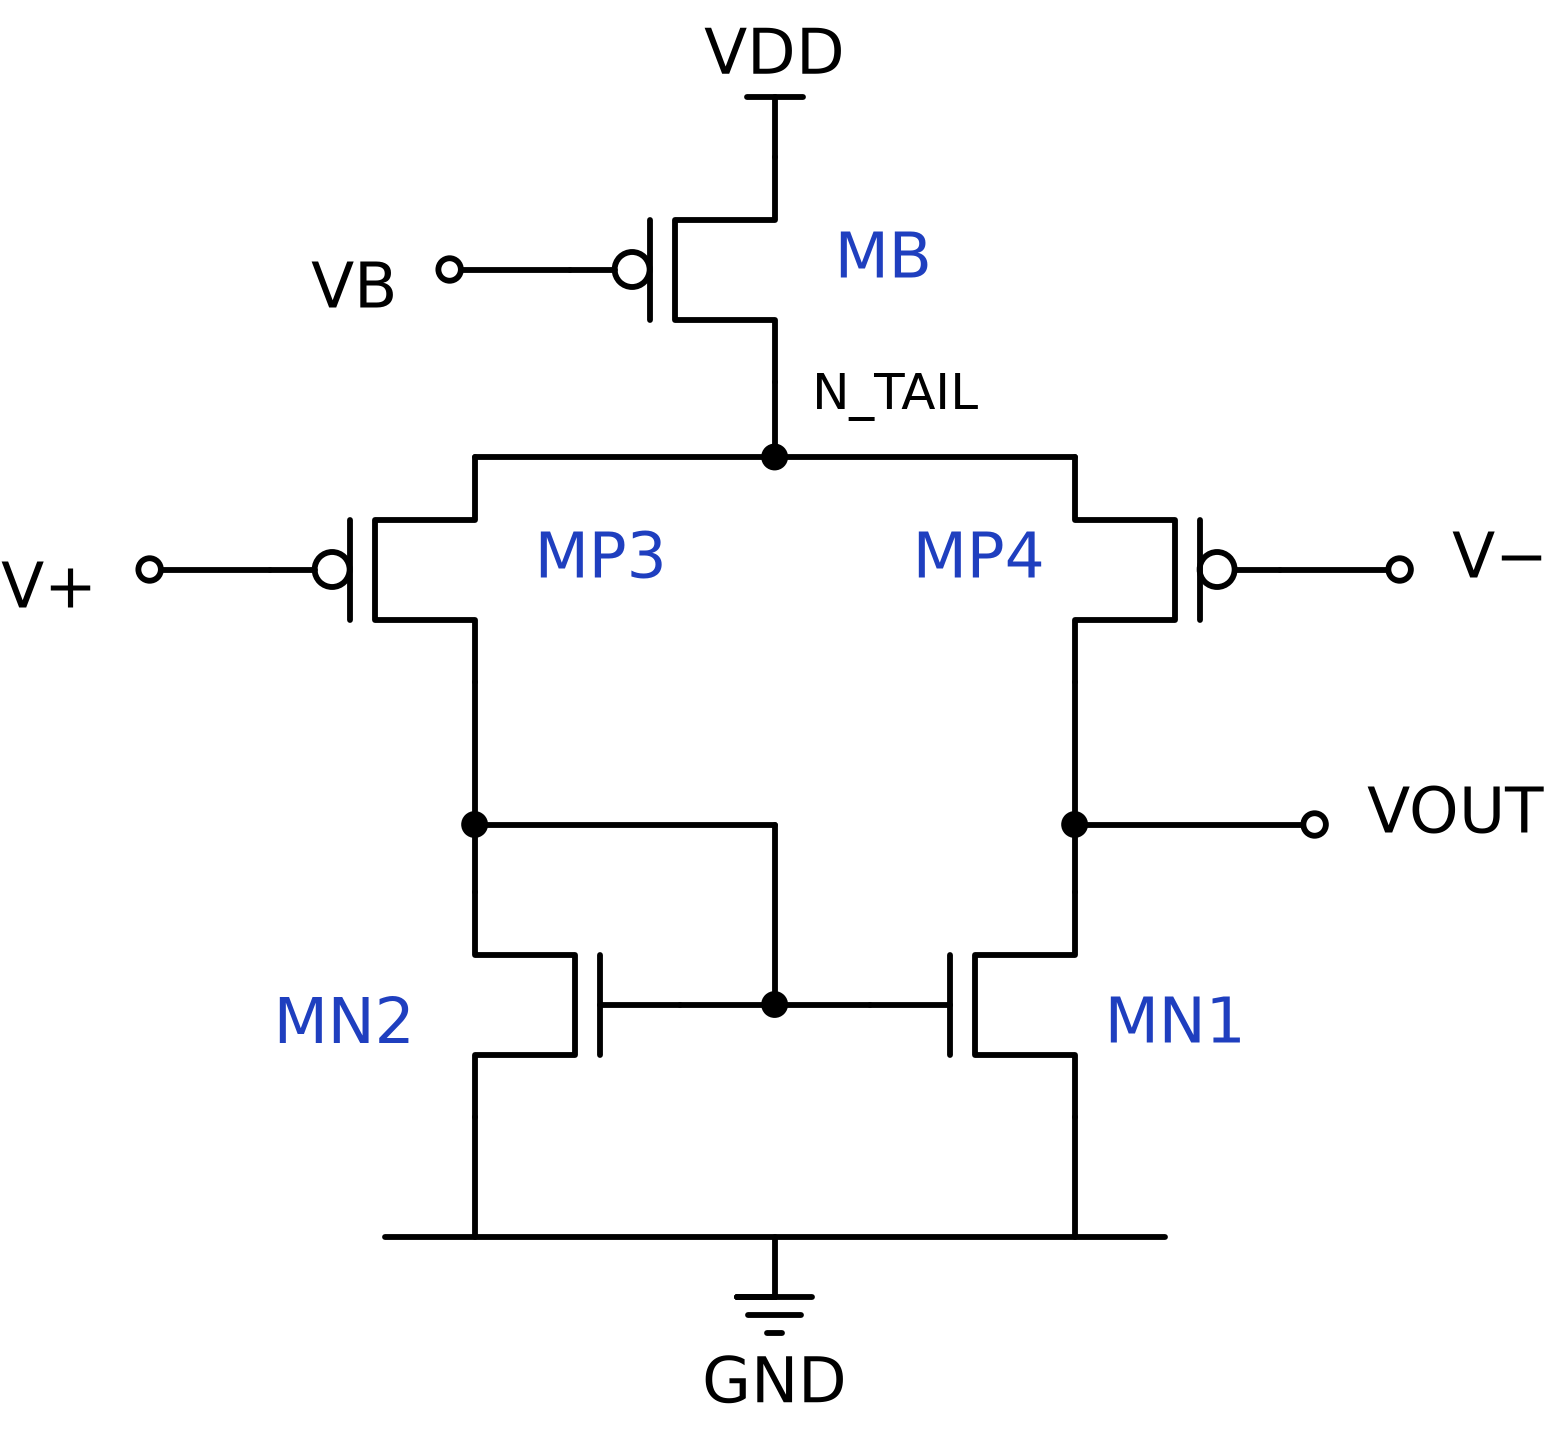

Write the Python code that produced this figure.
"""圖 誤差放大器與補償網路（依 hspice/sub_system.net 的 .SUBCKT EA 繪製）。
Run: python diagram/report/fig2_8_ea.py
"""
from pathlib import Path
import sys
sys.path.insert(0, str(Path(__file__).resolve().parent))
from _style import Sch, elm

OUT = Path(__file__).resolve().parent
s = Sch(); A, P, W = s.A, s.P, s.wire
YV, YG = 10.0, 2.8
XL, XC, XR = 2.0, 4.0, 6.0

# tail current source MB (gate VB)
mb = A(elm.PFet(bulk=False).right().reverse().anchor('source').at((XC, YV)))
s.lab((XC + 0.3, P(mb, 'gate')[1]), 'MB')
gb = P(mb, 'gate'); W(gb, (gb[0] - 0.8, gb[1])); s.port((gb[0] - 0.8, gb[1]), 'VB', 'left')
YT = P(mb, 'drain')[1] - 0.5
W(P(mb, 'drain'), (XC, YT)); s.dot((XC, YT))
W((XL, YT), (XR, YT))
s.lab((XC + 0.15, YT + 0.3), 'N_TAIL', color='black', fs=12)

# PMOS input pair
mp3 = A(elm.PFet(bulk=False).right().reverse().anchor('source').at((XL, YT)))
mp4 = A(elm.PFet(bulk=False).right().anchor('source').at((XR, YT)))
g3, g4 = P(mp3, 'gate'), P(mp4, 'gate')
W(g3, (g3[0] - 0.8, g3[1])); s.port((g3[0] - 0.8, g3[1]), 'V+', 'left')
W(g4, (g4[0] + 0.8, g4[1])); s.port((g4[0] + 0.8, g4[1]), 'V−', 'right')
s.lab((XL + 0.3, g3[1]), 'MP3'); s.lab((XR - 0.3, g4[1]), 'MP4', 'right')

# NMOS current-mirror load
YN = P(mp3, 'drain')[1] - 1.4
W(P(mp3, 'drain'), (XL, YN)); W(P(mp4, 'drain'), (XR, YN))
mn2 = A(elm.NFet(bulk=False).right().anchor('drain').at((XL, YN)))      # gate right (diode)
mn1 = A(elm.NFet(bulk=False).right().reverse().anchor('drain').at((XR, YN)))
W(P(mn2, 'gate'), P(mn1, 'gate'))
xm = (P(mn2, 'gate')[0] + P(mn1, 'gate')[0]) / 2
s.dot((xm, P(mn2, 'gate')[1]))
W((xm, P(mn2, 'gate')[1]), (xm, YN + 0.45), (XL, YN + 0.45)); s.dot((XL, YN + 0.45))
s.lab((XL - 0.3, P(mn2, 'gate')[1]), 'MN2', 'right'); s.lab((XR + 0.3, P(mn1, 'gate')[1]), 'MN1')
W(P(mn2, 'source'), (XL, YG)); W(P(mn1, 'source'), (XR, YG))

# output node
YO = YN + 0.45
s.dot((XR, YO))
XO = XR + 1.6
W((XR, YO), (XO, YO)); s.port((XO, YO), 'VOUT', 'right')

s.vdd((XC, YV)); W((XC, YV), (XC, YV))
W((XL - 0.6, YG), (XR + 0.6, YG)); s.gnd(((XL + XR) / 2, YG), True)
s.save(OUT / 'fig2_8_ea')
